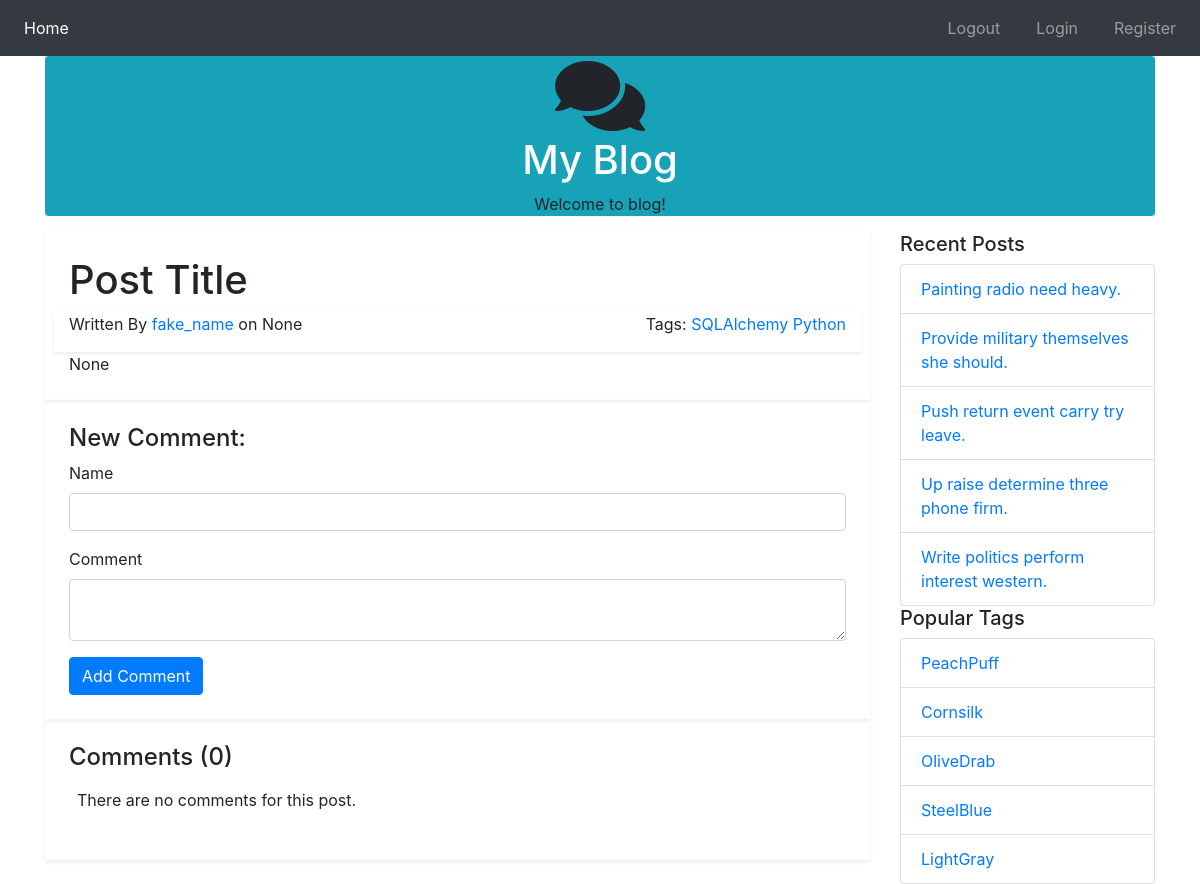
/post/1, run on the app's committed database.
### main.py (models this page shows, shortened)
class Post(db.Model):
    id = db.Column(db.Integer(), primary_key=True)
    title = db.Column(db.String(255), nullable=False)
    text = db.Column(db.Text())
    publish_date = db.Column(db.DateTime(), default=datetime.datetime.now)
    comments = db.relationship('Comment', backref='post', lazy='dynamic')
    tags = db.relationship('Tag', secondary=tags, backref=db.backref('posts', lazy='dynamic'))
    user_id = db.Column(db.Integer(), db.ForeignKey('user.id'))

class User(db.Model):
    id = db.Column(db.Integer(), primary_key=True)
    username = db.Column(db.String(255), nullable=False, index=True, unique=True)
    password = db.Column(db.String(255))
    posts = db.relationship('Post', backref='user', lazy='dynamic')

class Tag(db.Model):
    id = db.Column(db.Integer(), primary_key=True)
    title = db.Column(db.String(255), nullable=False, unique=True)

### main.py (the view, shortened to what this page needs)
@app.route('/post/<int:post_id>', methods=('GET', 'POST'))
def post(post_id):
    form = CommentForm()
    post = Post.query.get_or_404(post_id)
    tags = post.tags
    comments = post.comments.order_by(Comment.date.desc()).all()
    recent, top_tags = sidebar_data()
    return render_template('post.html', post=post, tags=tags, comments=comments, recent=recent, top_tags=top_tags,
                           form=form)

### main.py
class CommentForm(Form):
    name = StringField('Name', validators=[DataRequired(), Length(max=255)])
    text = TextAreaField(u'Comment', validators=[DataRequired()])

### main.py (called while the page is built)
def sidebar_data():
    recent = Post.query.order_by(Post.publish_date.desc()).limit(5).all()
    top_tags = db.session.query(Tag, func.count(tags.c.post_id).label('total')).join(tags).group_by(Tag).order_by(
        desc('total')).limit(5).all()
    return recent, top_tags

### templates/post.html (shortened to what this page needs)
{% extends "base.html" %}
{% block leftbody %}
    <div class="p-4 shadow-sm">
        <div class="row">
            <div class="col">
                <h1>{{ post.title }}</h1>
            </div>
        </div>
        <div class="row shadow-sm">
            <div class="col-lg-6">
                <p>Written By <a
                        href="{{ url_for('posts_by_user', username=post.user.username) }}">{{ post.user.username }}</a>
                    on {{ post.publish_date }}</p>
            </div>
            <div class="col-lg-6">
                <p class="text-right"> Tags: {% for tag in tags %}
                    <a href="{{ url_for('posts_by_tag', tag_name=tag.title) }}">{{ tag.title }}</a>
                {% endfor %}
                </p>
            </div>
        </div>
        <div class="row">
            <div class="col text-justify">
                {{ post.text | safe }}
            </div>
        </div>
    </div>
    <div class="p-4 shadow-sm">
        <div class="row">
            <div class="col">
                <h4>New Comment:</h4>
            </div>
        </div>
        <div class="row">
            <div class="col">
                <form method="POST" action="{{ url_for('post', post_id=post.id) }}">
                    <div class="form-group">
                        {{ form.name.label }}
                        {{ form.name(class_='form-control') }}
                    </div>
                    <div class="form-group">
                        {{ form.text.label }}
                        {{ form.text(class_='form-control') }}
                    </div>
                    <input type="submit" class="btn btn-primary" value="Add Comment">
                </form>
            </div>
        </div>
    </div>
    <div class="p-4 shadow-sm">
        <div class="row">
            <div class="col">
                <h4>Comments ({{ comments | length }})</h4>
            </div>
        </div>
        <div class="row p-2">
            <div class="col">
                {% if comments | length ==0 %}
                    <p>There are no comments for this post.</p>
                {% endif %}
            </div>
        </div>
    </div>
{% endblock %}

### templates/rightbody.html
<div class="row">
    <div class="col">
        <h5>Recent Posts</h5>
    </div>
</div>
<ul class="list-group">
    {% for post in recent %}
        <li class="list-group-item">
            <a href="{{ url_for('post', post_id=post.id) }}">{{ post.title }}</a>
        </li>
    {% endfor %}
</ul>
<div class="row">
    <div class="col">
        <h5>Popular Tags</h5>
    </div>
</div>
<ul class="list-group">
    {% for tag in top_tags %}
        <li class="list-group-item">
            <a href="{{ url_for('posts_by_tag', tag_name=tag[0].title) }}">{{ tag[0].title }}</a>
        </li>
    {% endfor %}
</ul>

### data on the page
Post: title "Post Title", publish_date "None", text "None"
User: user.username "fake_name"
Tag: title "SQLAlchemy"
Tag: title "Python"
Post: title "Painting radio need heavy."
Post: title "Provide military themselves she should."
Post: title "Push return event carry try leave."
Post: title "Up raise determine three phone firm."
Post: title "Write politics perform interest western."
Tag: title "PeachPuff"
Tag: title "Cornsilk"
Tag: title "OliveDrab"
Tag: title "SteelBlue"
Tag: title "LightGray"

### other printed values
{{ comments | length }} "0"
